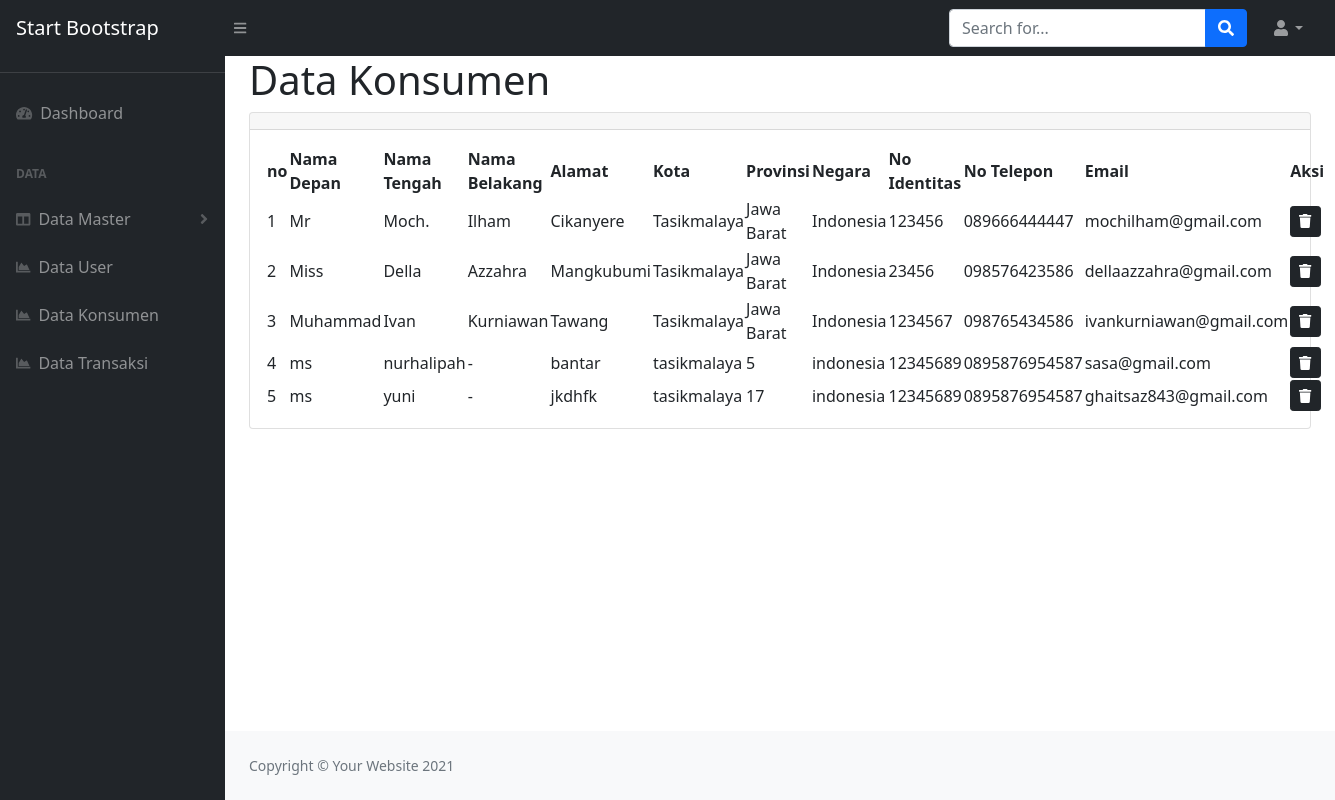
The page /index.php/admin/data_konsumen on the database its author committed.
### tables this page shows
CREATE TABLE `tbl_konsumen` (
  `id_konsumen` int(11) NOT NULL,
  `nama_depan` varchar(50) NOT NULL,
  `nama_tengah` varchar(50) NOT NULL,
  `nama_belakang` varchar(50) NOT NULL,
  `alamat` text NOT NULL,
  `kota` varchar(100) NOT NULL,
  `provinsi` varchar(100) NOT NULL,
  `negara` varchar(100) NOT NULL,
  `no_identitas` varchar(100) NOT NULL,
  `no_telp` varchar(15) NOT NULL,
  `email` varchar(100) NOT NULL
);

### application/controllers/Admin.php (called while the page is built, shortened)
<?php
class Admin extends CI_Controller {
    public function data_konsumen()
	{
		$this->load->model('M_admin');
		$data['konsumen'] = $this->M_admin->data_konsumen()->result();
		$this->load->view('partisi_admin/head');
		$this->load->view('partisi_admin/navbar');
		$this->load->view('data_konsumen_v',$data);
		$this->load->view('partisi_admin/footer');
		$this->load->view('partisi_admin/js');
	}
}

### index.php (called while the page is built, shortened)
<?php
require_once BASEPATH.'core/CodeIgniter.php';

### application/models/M_admin.php (called while the page is built, shortened)
<?php
    class M_admin extends CI_Model{
        function data_konsumen()
        {
            return $this->db->get('tbl_konsumen');
        }
    }

### application/views/data_konsumen_v.php (the view)
<div id="layoutSidenav_content">
                <main>
                    <div class="container-fluid px-4">
                        <h1>Data Konsumen</h1>
                        <div class="card mb-4">
                            <div class="card-header">
                            </div>
                            <div class="card-body">
                                <table id="datatablesSimple">
                                <thead>
                                    <tr>
                                            <th>no</th>
                                            <th>Nama Depan</th>
                                            <th>Nama Tengah</th>
                                            <th>Nama Belakang</th>
                                            <th>Alamat</th>
                                            <th>Kota</th>
                                            <th>Provinsi</th>
                                            <th>Negara</th>
                                            <th>No Identitas</th>
                                            <th>No Telepon</th>
                                            <th>Email</th>
                                            <th>Aksi</th>
                                        </tr>
                                </thead>
                                <tbody>
                                    <?php $no = 1; foreach($konsumen as $km) { ?>
                                    <tr>
                                        <td><?= $no?></td>
                                        <td><?= $km->nama_depan?></td>
                                        <td><?= $km->nama_tengah?></td>
                                        <td><?= $km->nama_belakang?></td>
                                        <td><?= $km->alamat?></td>
                                        <td><?= $km->kota?></td>
                                        <td><?= $km->provinsi?></td>
                                        <td><?= $km->negara?></td>
                                        <td><?= $km->no_identitas?></td>
                                        <td><?= $km->no_telp?></td>
                                        <td><?= $km->email?></td>
                                        <td><a href="<?= base_url('Admin/hapus_konsumen/'.$km->id_konsumen)?>" class="btn btn-sm btn-dark"> <i class="fa fa-trash"></i></a></td>
                                    </tr>
                                    <?php $no++;  }?>
                                </tbody>
                                </table>
                            </div>
                        </div>
                    </div>
                </main>

### application/views/partisi_admin/head.php (shortened to what this page needs)
<!DOCTYPE html>
<html lang="en">
    <head>
        <link href="https://cdn.jsdelivr.net/npm/simple-datatables@latest/dist/style.css" rel="stylesheet" />
        <link href="<?= base_url ('assets/admin/')?>css/styles.css" rel="stylesheet" />
    </head>
    <body class="sb-nav-fixed">

### application/views/partisi_admin/navbar.php (shortened to what this page needs)
<nav class="sb-topnav navbar navbar-expand navbar-dark bg-dark">
            <a class="navbar-brand ps-3" href="index.html">Start Bootstrap</a>
            <button class="btn btn-link btn-sm order-1 order-lg-0 me-4 me-lg-0" id="sidebarToggle" href="#!"><i class="fas fa-bars"></i></button>
            <form class="d-none d-md-inline-block form-inline ms-auto me-0 me-md-3 my-2 my-md-0">
                <div class="input-group">
                    <input class="form-control" type="text" placeholder="Search for..." aria-label="Search for..." aria-describedby="btnNavbarSearch" />
                    <button class="btn btn-primary" id="btnNavbarSearch" type="button"><i class="fas fa-search"></i></button>
                </div>
            </form>
            <ul class="navbar-nav ms-auto ms-md-0 me-3 me-lg-4">
                <li class="nav-item dropdown">
                    <a class="nav-link dropdown-toggle" id="navbarDropdown" href="#" role="button" data-bs-toggle="dropdown" aria-expanded="false"><i class="fas fa-user fa-fw"></i></a>
                </li>
            </ul>
        </nav>
        <div id="layoutSidenav">
            <div id="layoutSidenav_nav">
                <nav class="sb-sidenav accordion sb-sidenav-dark" id="sidenavAccordion">
                    <div class="sb-sidenav-menu">
                        <div class="nav">
                            <hr>
                            <a class="nav-link" href="<?= base_url('Admin/dashboard')?>">
                                <div class="sb-nav-link-icon"><i class="fas fa-tachometer-alt"></i></div>
                                Dashboard
                            </a>
                            <div class="sb-sidenav-menu-heading">Data</div>
                            <a class="nav-link collapsed" href="#" data-bs-toggle="collapse" data-bs-target="#collapseLayouts" aria-expanded="false" aria-controls="collapseLayouts">
                                <div class="sb-nav-link-icon"><i class="fas fa-columns"></i></div>
                                Data Master
                                <div class="sb-sidenav-collapse-arrow"><i class="fas fa-angle-down"></i></div>
                            </a>
                            <a class="nav-link" href="<?= base_url('Admin/data_user')?>">
                                <div class="sb-nav-link-icon"><i class="fas fa-chart-area"></i></div>
                                Data User
                            </a>
                            <a class="nav-link" href="<?= base_url('Admin/data_konsumen')?>">
                                <div class="sb-nav-link-icon"><i class="fas fa-chart-area"></i></div>
                                Data Konsumen
                            </a>
                            <a class="nav-link" href="">
                                <div class="sb-nav-link-icon"><i class="fas fa-chart-area"></i></div>
                                Data Transaksi
                            </a>
                        </div>
                    </div>
                </nav>
            </div>

### application/views/partisi_admin/footer.php
<footer class="py-4 bg-light mt-auto">
                    <div class="container-fluid px-4">
                        <div class="d-flex align-items-center justify-content-between small">
                            <div class="text-muted">Copyright &copy; Your Website 2021</div>
                        </div>
                    </div>
                </footer>
                </div>
        </div>

### application/views/partisi_admin/js.php (shortened to what this page needs)
    </body>
</html>

### rows shown on the page
tbl_konsumen: nama_depan "Mr", nama_tengah "Moch.", nama_belakang "Ilham", alamat "Cikanyere", kota "Tasikmalaya", provinsi "Jawa Barat", negara "Indonesia", no_identitas "123456", no_telp "089666444447", email "mochilham@gmail.com"
tbl_konsumen: nama_depan "Miss", nama_tengah "Della", nama_belakang "Azzahra", alamat "Mangkubumi", kota "Tasikmalaya", provinsi "Jawa Barat", negara "Indonesia", no_identitas "23456", no_telp "098576423586", email "dellaazzahra@gmail.com"
tbl_konsumen: nama_depan "Muhammad", nama_tengah "Ivan", nama_belakang "Kurniawan", alamat "Tawang", kota "Tasikmalaya", provinsi "Jawa Barat", negara "Indonesia", no_identitas "1234567", no_telp "098765434586", email "ivankurniawan@gmail.com"
tbl_konsumen: nama_depan "ms", nama_tengah "nurhalipah", nama_belakang "-", alamat "bantar", kota "tasikmalaya", provinsi "5", negara "indonesia", no_identitas "12345689", no_telp "0895876954587", email "sasa@gmail.com"
tbl_konsumen: nama_depan "ms", nama_tengah "yuni", nama_belakang "-", alamat "jkdhfk", kota "tasikmalaya", provinsi "17", negara "indonesia", no_identitas "12345689", no_telp "0895876954587", email "ghaitsaz843@gmail.com"
